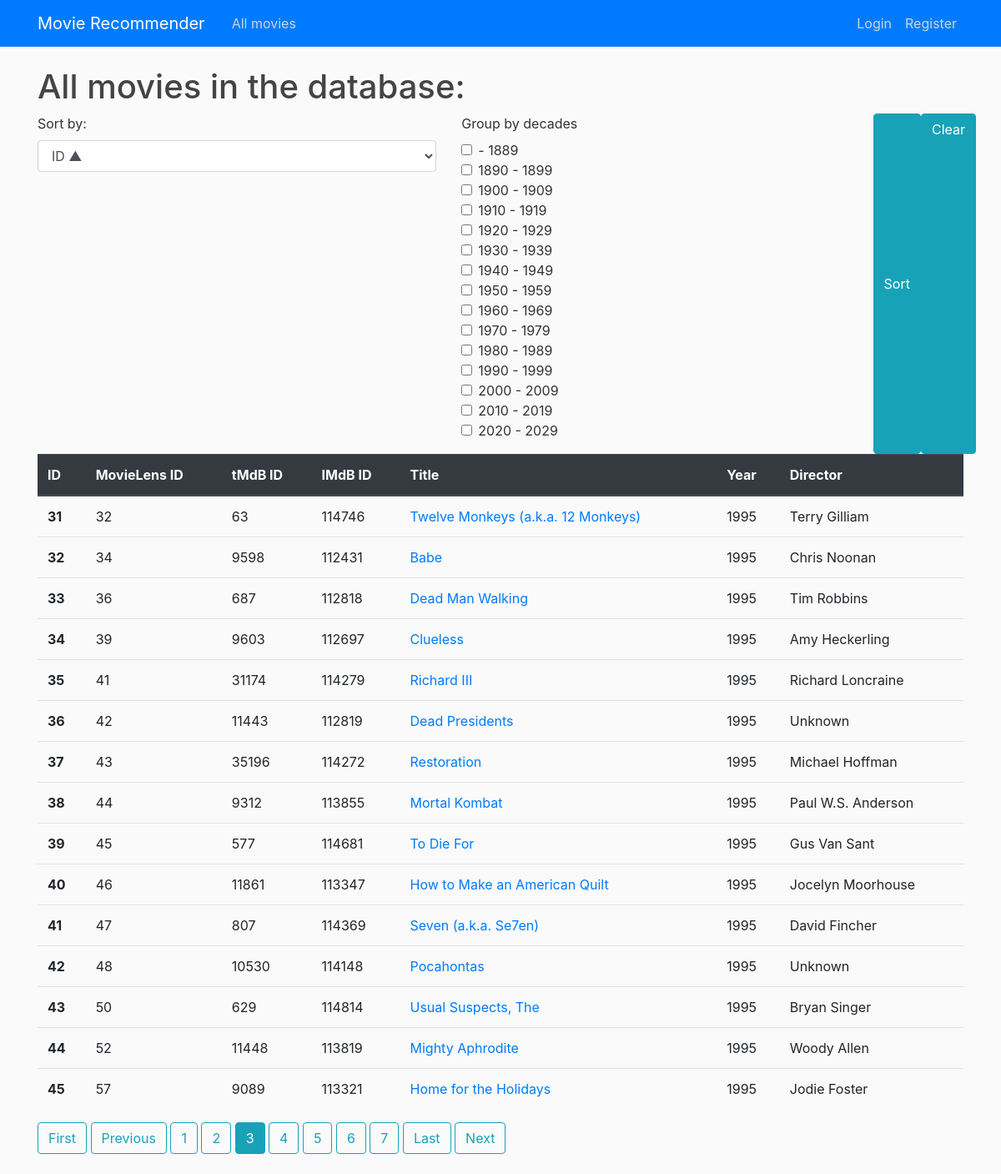
Page /all_movies/?sort_by=id&page=3 on the committed database.
### recommender/models.py (models this page shows, shortened)
class Movie(models.Model):
    movielens_id = models.IntegerField(unique=True)
    imdb_id = models.IntegerField()
    tmdb_id = models.IntegerField()
    title = models.CharField(max_length=200)
    year_released = models.IntegerField()
    director = models.CharField(max_length=100)

### recommender/views.py (the view)
# urls.py: path('all_movies/', MoviesListView.as_view(), name='all_movies'),
class MoviesListView(ListView):
    model = Movie
    context_object_name = 'movies'
    paginate_by = 15
    ordering = 'id'
    def get_queryset(self):
        queryset = super().get_queryset()
        upper_decades_limits = self.get_grouping()
        if upper_decades_limits:
            print(upper_decades_limits)
            movies_from_decades = queryset.filter(year_released__gte=(upper_decades_limits[0]-9),
                                                 year_released__lte=(upper_decades_limits[0]))
            for limit in upper_decades_limits[1:]:
                movies_from_decades |= queryset.filter(year_released__gte=(limit-9),
                                                 year_released__lte=(limit))
            return movies_from_decades
        else:
            return queryset
    def get_grouping(self):
        if self.request.GET.__contains__('group_by_decades'):
            decades = list(map(int, self.request.GET.getlist('group_by_decades')))
            self.extra_context = {'group_by_decades': decades}
            return decades
        else:
            return None
    def get_ordering(self):
        if self.request.GET.__contains__('sort_by'):
            ordering = self.request.GET['sort_by']
            return ordering
        else:
            return super().get_ordering()
    def get_context_data(self, *, object_list=None, **kwargs):
        context = super().get_context_data(**kwargs)
        context['form_sorting_grouping'] = MovieSortForm(self.request.GET)
        context['sort_by'] = self.get_ordering()
        return context

### recommender/forms.py
class MovieSortForm(forms.Form):
    def __init__(self, *args, **kwargs):
        super().__init__(*args, **kwargs)
        self.fields['sort_by'].label = 'Sort by:'
    sort_by = forms.ChoiceField(choices=SORTING_OPTIONS, required=False)
    group_by_decades = forms.MultipleChoiceField(choices=DECADE_CHOICES, widget=forms.CheckboxSelectMultiple, required=False)

### recommender/templates/recommender/movie_list.html (shortened to what this page needs)
{% extends 'recommender/base.html' %}
{% load crispy_forms_tags %}
{% block content %}
<div class="container.fluid">
   <h1>All movies in the database:</h1>
    <div class="row">
        <div class="col">
            <form method="get">
            {{form_sorting_grouping.sort_by|as_crispy_field }}
        </div>
        <div class="col">
            {{form_sorting_grouping.group_by_decades|as_crispy_field }}
        </div>
        <button class="btn btn-info" type="submit">Sort</button>
        <a class="btn btn-info" href="{%url 'all_movies'%}">Clear</a>
    </div>
    <table class="table table-hover">
      <thead class="thead-dark">
        <tr>
          <th scope="col">ID</th>
          <th scope="col">MovieLens ID</th>
          <th scope="col">tMdB ID</th>
          <th scope="col">IMdB ID</th>
          <th scope="col">Title</th>
          <th scope="col">Year</th>
          <th scope="col">Director</th>
        </tr>
      </thead>
      <tbody>
        {% for movie in movies %}
        <tr>
            <th scope="row">{{movie.id}}</th>
            <td>{{movie.movielens_id}}</td>
            <td>{{movie.tmdb_id}}</td>
            <td>{{movie.imdb_id}}</td>
            <td><a href="{% url 'movie_detail' movie.id %}">{{movie.title}}</a></td>
            <td>{{movie.year_released}}</td>
            <td>{{movie.director}}</td>
        </tr>
        {% endfor %}
      </tbody>
    </table>
    {% include 'recommender/pagination.html' %}
</div>
{% endblock content %}

### recommender/static/recommender/main.css (style rules this page uses)
body { background: #fafafa; color: #333333; margin-top: 5rem; }
h1, h2, h3, h4, h5, h6 { color: #444444; }

### rows in the picture
Movie: id "31", movielens_id "32", tmdb_id "63", imdb_id "114746", title "Twelve Monkeys (a.k.a. 12 Monkeys)", year_released "1995", director "Terry Gilliam"
Movie: id "32", movielens_id "34", tmdb_id "9598", imdb_id "112431", title "Babe", year_released "1995", director "Chris Noonan"
Movie: id "33", movielens_id "36", tmdb_id "687", imdb_id "112818", title "Dead Man Walking", year_released "1995", director "Tim Robbins"
Movie: id "34", movielens_id "39", tmdb_id "9603", imdb_id "112697", title "Clueless", year_released "1995", director "Amy Heckerling"
Movie: id "35", movielens_id "41", tmdb_id "31174", imdb_id "114279", title "Richard III", year_released "1995", director "Richard Loncraine"
Movie: id "36", movielens_id "42", tmdb_id "11443", imdb_id "112819", title "Dead Presidents", year_released "1995", director "Unknown"
Movie: id "37", movielens_id "43", tmdb_id "35196", imdb_id "114272", title "Restoration", year_released "1995", director "Michael Hoffman"
Movie: id "38", movielens_id "44", tmdb_id "9312", imdb_id "113855", title "Mortal Kombat", year_released "1995", director "Paul W.S. Anderson"
Movie: id "39", movielens_id "45", tmdb_id "577", imdb_id "114681", title "To Die For", year_released "1995", director "Gus Van Sant"
Movie: id "40", movielens_id "46", tmdb_id "11861", imdb_id "113347", title "How to Make an American Quilt", year_released "1995", director "Jocelyn Moorhouse"
Movie: id "41", movielens_id "47", tmdb_id "807", imdb_id "114369", title "Seven (a.k.a. Se7en)", year_released "1995", director "David Fincher"
Movie: id "42", movielens_id "48", tmdb_id "10530", imdb_id "114148", title "Pocahontas", year_released "1995", director "Unknown"
Movie: id "43", movielens_id "50", tmdb_id "629", imdb_id "114814", title "Usual Suspects, The", year_released "1995", director "Bryan Singer"
Movie: id "44", movielens_id "52", tmdb_id "11448", imdb_id "113819", title "Mighty Aphrodite", year_released "1995", director "Woody Allen"
Movie: id "45", movielens_id "57", tmdb_id "9089", imdb_id "113321", title "Home for the Holidays", year_released "1995", director "Jodie Foster"

### other values in the picture
{{ num }} "1" "2" "4" "5" "6" "7"
{{ num }} "3"
